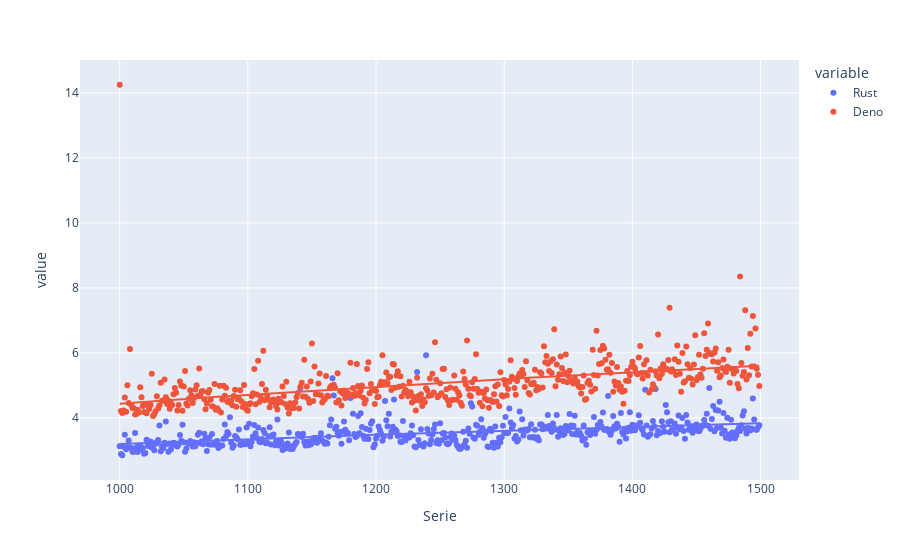

The notebook cell saved with this chart:
### Code cell
import plotly.express as px

fig_rs = px.scatter(box_source_data, x="Serie", y=["Rust", "Deno"], trendline="ols", trendline_options=dict(log_x=True))
fig_rs.show()

### Figure 1 — Plotly figure (JSON) as saved in the notebook; plotly's stock layout.template omitted (floating-point values rounded to 4 significant figures; data arrays with more than 128 entries replaced by an {"elided": "..."} marker saying what was removed)
{"data": [{"hovertemplate": "variable=Rust<br>Serie=%{x}<br>value=%{y}<extra></extra>", "legendgroup": "Rust", "marker": {"color": "#636efa", "symbol": "circle"}, "mode": "markers", "name": "Rust", "orientation": "v", "showlegend": true, "type": "scatter", "x": {"elided": "500 int values"}, "xaxis": "x", "y": {"elided": "500 float values"}, "yaxis": "y"}, {"hovertemplate": "<b>OLS trendline</b><br>value = 3.61892 * log10(Serie) + -7.65706<br>R<sup>2</sup>=0.231029<br><br>variable=Rust<br>Serie=%{x}<br>value=%{y} <b>(trend)</b><extra></extra>", "legendgroup": "Rust", "marker": {"color": "#636efa", "symbol": "circle"}, "mode": "lines", "name": "Rust", "showlegend": false, "type": "scatter", "x": {"elided": "500 int values"}, "xaxis": "x", "y": {"elided": "500 float values"}, "yaxis": "y"}, {"hovertemplate": "variable=Deno<br>Serie=%{x}<br>value=%{y}<extra></extra>", "legendgroup": "Deno", "marker": {"color": "#EF553B", "symbol": "circle"}, "mode": "markers", "name": "Deno", "orientation": "v", "showlegend": true, "type": "scatter", "x": {"elided": "500 int values"}, "xaxis": "x", "y": {"elided": "500 float values"}, "yaxis": "y"}, {"hovertemplate": "<b>OLS trendline</b><br>value = 6.6325 * log10(Serie) + -15.4589<br>R<sup>2</sup>=0.219775<br><br>variable=Deno<br>Serie=%{x}<br>value=%{y} <b>(trend)</b><extra></extra>", "legendgroup": "Deno", "marker": {"color": "#EF553B", "symbol": "circle"}, "mode": "lines", "name": "Deno", "showlegend": false, "type": "scatter", "x": {"elided": "500 int values"}, "xaxis": "x", "y": {"elided": "500 float values"}, "yaxis": "y"}], "layout": {"legend": {"title": {"text": "variable"}, "tracegroupgap": 0}, "margin": {"t": 60}, "xaxis": {"anchor": "y", "domain": [0, 1], "title": {"text": "Serie"}}, "yaxis": {"anchor": "x", "domain": [0, 1], "title": {"text": "value"}}}}
